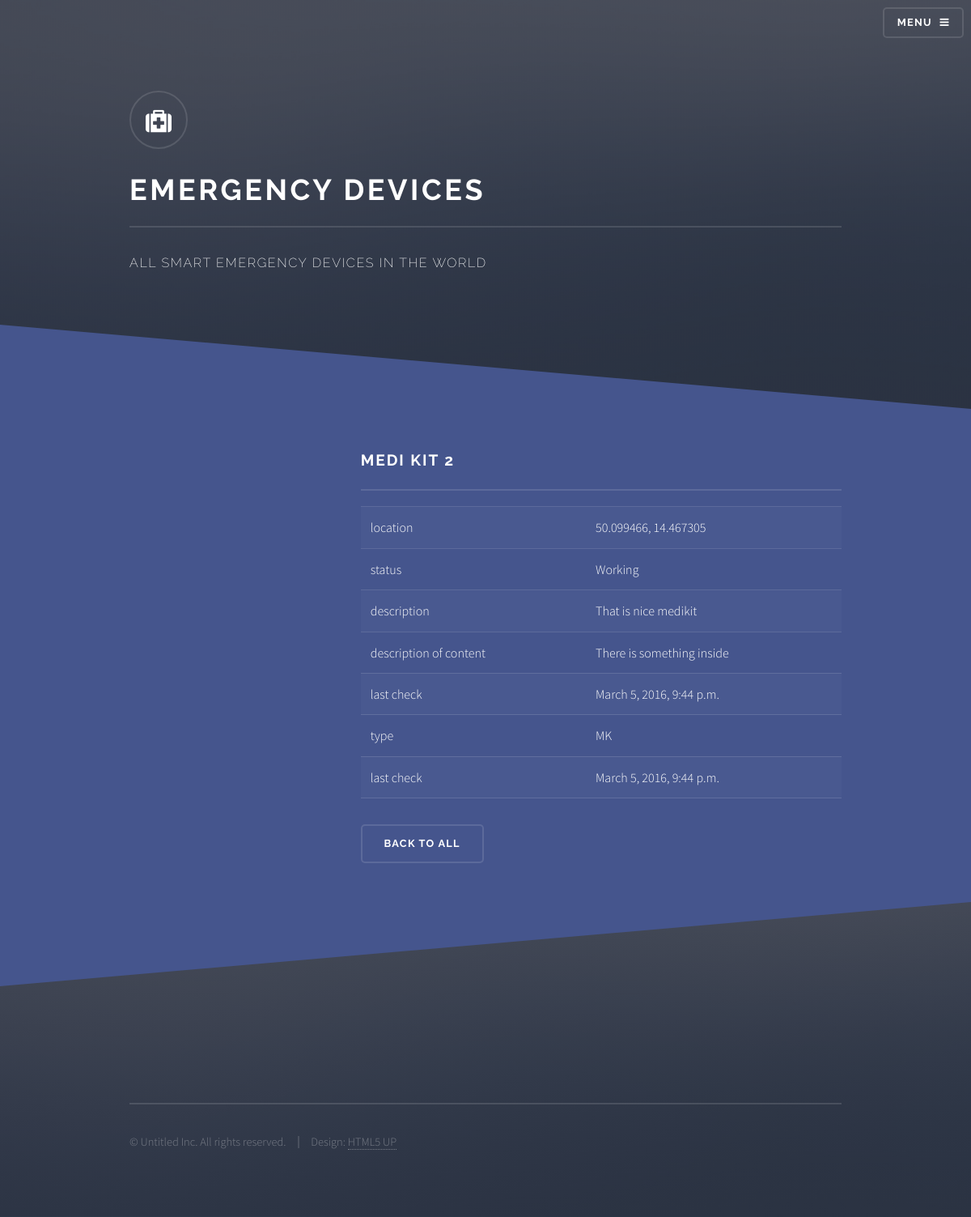
Page /device/view_device/8778 on the committed database.
### device/models.py (models this page shows)
class Device(models.Model):
    type_choice = (
            ("FD", "Fire Distinguisher"),
            ("MK", "Medi Kit"),
            ("FB", "Fuse box"),
            ("O", "Other")
            )
    status_choice = (
            ("Working", "Working"),
            ("Problem", "Problem"),
            ("Broken", "Broken"),
            ("Triggered", "Triggered"),
            ("Other", "Other")
            )
    id_number = models.IntegerField(unique=True, verbose_name="Serial Number of IoT")
    human_readable_name = models.CharField(max_length=100, verbose_name="Human readable name")
    insert_date = models.DateTimeField(verbose_name="Insert Date")
    type_of_device = models.CharField(max_length=100, choices=type_choice, verbose_name="Type of a device")
    last_check_date = models.DateTimeField(verbose_name="Last Check date")
    location = models.CharField(max_length=100, verbose_name="GPS Location")
    description_of_device = models.TextField(verbose_name = "Description of a device")
    description_of_content = models.TextField(verbose_name = "Description of a content")
    status = models.CharField(max_length=100, choices=status_choice, verbose_name = "Status")
    posted = models.BooleanField(default=False, verbose_name="Posted")
    ip_addrr = models.GenericIPAddressField(blank=False, verbose_name="IP addrres")
    port = models.IntegerField(verbose_name="Port")

### device/views.py (the view)
# urls.py: url(r'^view_device/(?P<id_number>\d+)$', views.view_device, name='view_device'),
def view_device(request, id_number):
    device = get_object_or_404(Device, id_number=id_number)
    lat = device.location.split(",")[0].strip()
    lng = device.location.split(",")[1].strip()
    return render(request, 'view_device.html', {'device' : device, 'lng': lng, 'lat': lat })

### device/templates/view_device.html (shortened to what this page needs)
{% extends 'base.html' %}
{% block content %}
	<section id="two" class="wrapper alt spotlight style2">
		<div class="inner">
			<a href="#" class="image"><div id="map"></div></a>
			<div class="content">
				<h2 class="major">{{ device.human_readable_name }}</h2>
				<table>
					<tr><td>location</td><td>{{ device.location }}</td></tr>
					<tr><td>status</td><td>{{ device.status }}</td></tr>
					<tr><td>description</td><td>{{ device.description_of_device }}</td></tr>
					<tr><td>description of content</td><td>{{ device.description_of_content }}</td></tr>
					<tr><td>last check</td><td>{{ device.last_check_date }}</td></tr>
					<tr><td>type</td><td>{{ device.type_of_device }}</td></tr>
					<tr><td>last check</td><td>{{ device.last_check_date }}</td></tr>
				</table>
				<ul class="actions">
				<li><a href="/device/" class="button">Back to All</a></li>
			</ul>
			</div>
		</div>
	</section>
{% endblock %}

### device/templates/view_device.html (style rules this page uses)
#map { min-height: 100px; width: 100%; border-radius: 50%; }

### rows in the picture
Device: human_readable_name "MEDI KIT 2", location "50.099466, 14.467305", status "Working", description_of_device "That is nice medikit", description_of_content "There is something inside", last_check_date "March 5, 2016, 9:44 p.m.", type_of_device "MK"
